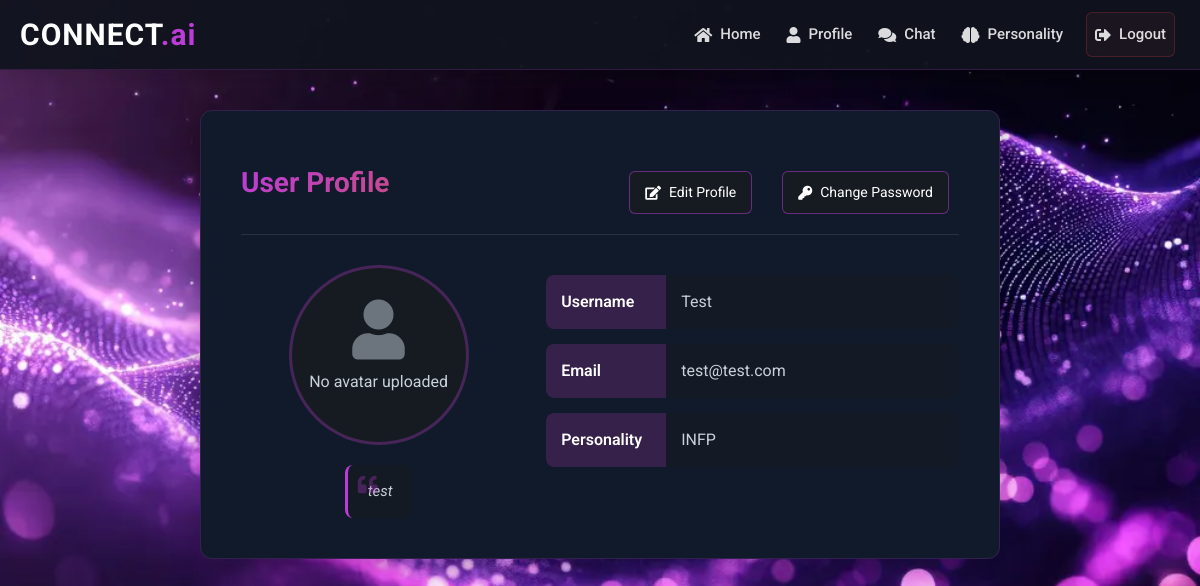
Page /profile/ (signed in) on the committed database.
### base/models.py (models this page shows, shortened)
class Profile(models.Model):
    user = models.OneToOneField(User, on_delete=models.CASCADE)
    email = models.EmailField(max_length=254, blank=True)
    catchy_line = models.CharField(max_length=500, blank=True)
    avatar = models.ImageField(upload_to='avatars/', blank=True, null=True)
    personality_type = models.CharField(max_length=100, blank=True, null=True)

### base/views.py (the view)
# urls.py: path('profile/', views.profile, name='profile'),
@login_required
def profile(request):
    profile, created = Profile.objects.get_or_create(user=request.user)
    return render(request, 'profile.html', {'profile': profile})

### templates/profile.html
{% extends 'main.html' %} {% block content %}
<div class="profile-container">
  <div class="profile-header">
    <h2>User Profile</h2>
    <div class="profile-actions">
      <button
        onclick="window.location.href='{% url 'edit_profile' %}'"
        class="btn-edit"
      >
        <i class="fas fa-edit"></i> Edit Profile
      </button>
      <button
        onclick="window.location.href='{% url 'change_password' %}'"
        class="btn-change-password"
      >
        <i class="fas fa-key"></i> Change Password
      </button>
    </div>
  </div>
  <div class="profile-content">
    <div class="profile-avatar-section">
      {% if profile.avatar %}
      <img src="{{ profile.avatar.url }}" alt="Avatar" class="profile_avatar" />
      {% else %}
      <div class="profile-avatar-placeholder">
        <i class="fas fa-user"></i>
        <p>No avatar uploaded</p>
      </div>
      {% endif %} {% if profile.catchy_line %}
      <div class="profile-quote">
        <i class="fas fa-quote-left quote-icon"></i>
        <p>{{ profile.catchy_line }}</p>
      </div>
      {% endif %}
    </div>
    <div class="profile-details">
      <div class="profile-detail-item">
        <div class="detail-label">Username</div>
        <div class="detail-value">{{ profile.user.username }}</div>
      </div>
      <div class="profile-detail-item">
        <div class="detail-label">Email</div>
        <div class="detail-value">{{ profile.user.email }}</div>
      </div>
      <div class="profile-detail-item">
        <div class="detail-label">Personality</div>
        <div class="detail-value">{{ profile.personality_type }}</div>
      </div>
    </div>
  </div>
</div>
<link
  rel="stylesheet"
  href="https://cdnjs.cloudflare.com/ajax/libs/font-awesome/5.15.4/css/all.min.css"
/>
{% endblock %}

### static/styles/main.css (style rules this page uses)
body { background-image: url("/static/background.jpg"); background-size: cover; background-repeat: no-repeat; background-position: center; font-family: "Roboto", "Times New Roman", Times, serif; background-color: #c9d1d9; color: #fff; }
h2 { font-size: 2.5em; margin-bottom: 20px; color: #c9d1d9; }
p { color: #c9d1d9; }
.profile-container { background-color: #0d1117; padding: 40px; border-radius: 8px; margin: auto; max-width: 600px; margin-bottom: 20px; }
.btn-edit, .btn-change-password { background-color: #007bff; padding: 12px 24px; color: #ffffff; border: none; border-radius: 4px; cursor: pointer; margin-right: 10px; margin-top: 20px; transition: background-color 0.3s ease-in-out; }
.btn-edit { margin-left: 0; }
.btn-change-password { margin-left: 10px; }
.profile-container { background-color: #101a2a; padding: 40px; border-radius: 12px; margin: 40px auto; max-width: 800px; box-shadow: 0 10px 30px rgba(0, 0, 0, 0.25); border: 1px solid rgba(188, 60, 216, 0.2); }
.profile-header { display: flex; justify-content: space-between; align-items: center; margin-bottom: 30px; padding-bottom: 20px; border-bottom: 1px solid rgba(255, 255, 255, 0.1); }
.profile-header h2 { color: #fff; font-size: 28px; margin: 0; background: linear-gradient(134deg, #bc3cd8 0%, #c54b8c 100%); -webkit-background-clip: text; background-clip: text; -webkit-text-fill-color: transparent; font-weight: 700; }
.profile-actions { display: flex; gap: 10px; }
.btn-edit, .btn-change-password { background-color: #161b22; color: #fff; border: 1px solid rgba(188, 60, 216, 0.5); border-radius: 6px; padding: 10px 15px; font-size: 14px; cursor: pointer; transition: all 0.3s ease; display: flex; align-items: center; justify-content: center; gap: 8px; }
.profile-content { display: grid; grid-template-columns: 1fr 1.5fr; gap: 30px; }
.profile-avatar-section { display: flex; flex-direction: column; align-items: center; gap: 20px; }
.profile-avatar-placeholder { width: 180px; height: 180px; border-radius: 50%; background-color: #161b22; display: flex; flex-direction: column; align-items: center; justify-content: center; border: 3px solid rgba(188, 60, 216, 0.3); color: #6c757d; }
.profile-avatar-placeholder i { font-size: 60px; margin-bottom: 10px; }
.profile-quote { background-color: rgba(22, 27, 34, 0.7); padding: 15px 20px; border-radius: 8px; border-left: 3px solid #bc3cd8; position: relative; max-width: 250px; }
.profile-quote p { color: #c9d1d9; font-style: italic; margin: 0; font-size: 15px; }
.quote-icon { color: rgba(188, 60, 216, 0.3); position: absolute; font-size: 20px; top: 10px; left: 10px; }
.profile-details { display: flex; flex-direction: column; gap: 15px; padding-top: 10px; }
.profile-detail-item { display: flex; background-color: rgba(22, 27, 34, 0.5); border-radius: 8px; overflow: hidden; }
.detail-label { background-color: rgba(188, 60, 216, 0.2); color: #fff; padding: 15px; width: 120px; font-weight: 600; display: flex; align-items: center; }
.detail-value { padding: 15px; color: #c9d1d9; flex: 1; }

### rows in the picture
Profile: catchy_line "test", user.username "Test", user.email "test@test.com", personality_type "INFP"
